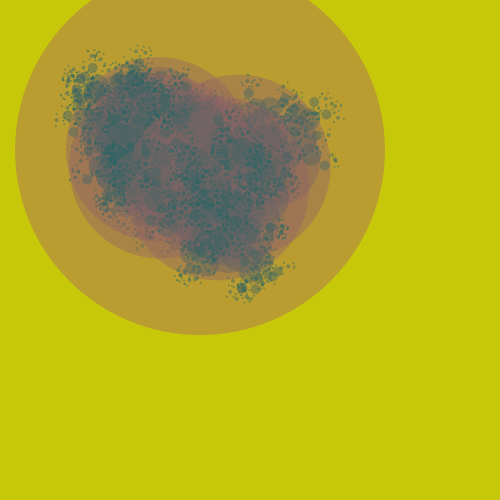
Frame 1 (no input)
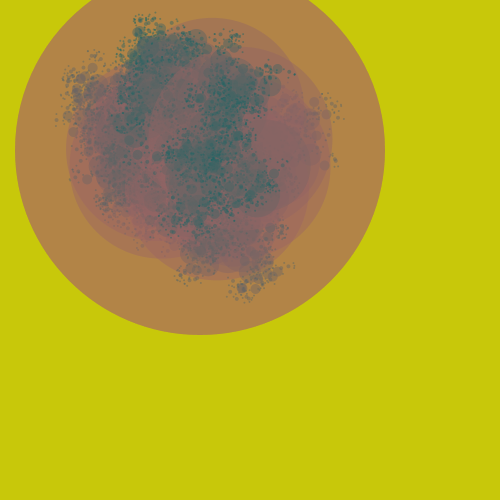
Frame 2 (the mouse pressed at the canvas centre, redrawn once)

The Processing sketch that drew these frames (run headless with seeded random() and noise(); the mouse was pressed at the canvas centre and the sketch redrawn once):

// Processing sketch: processing_164774
// ── processing_164774.pde

int x = 200;
int y = 150;
int r = 185;
int n = 8; 
int rs = 22;


void setup() {
  size(500,500);
  noStroke();
  smooth();
  noLoop();
  randomSeed(rs);
  background(200, 200, 10, 120);
}

void draw() {
  drawCircle(x, y, r, n);
}

void drawCircle(float x, float y, int radius, int num) {
  float value = 126* num/6.0;
  fill(value, 100, 100, 110);
  ellipse(x, y, radius*2, radius*2);
  if(num>1) {
    num = num -1;
    int branches = int(random(2, 6));
    for (int i = 0; i<branches; i++) {
      float a = random(0, TWO_PI);
      float newx = x + cos(a) * 6.0 * num;
      float newy = y + sin(a) * 6.0 *num;
      drawCircle(newx, newy, radius/2, num);
    }
  }
}
